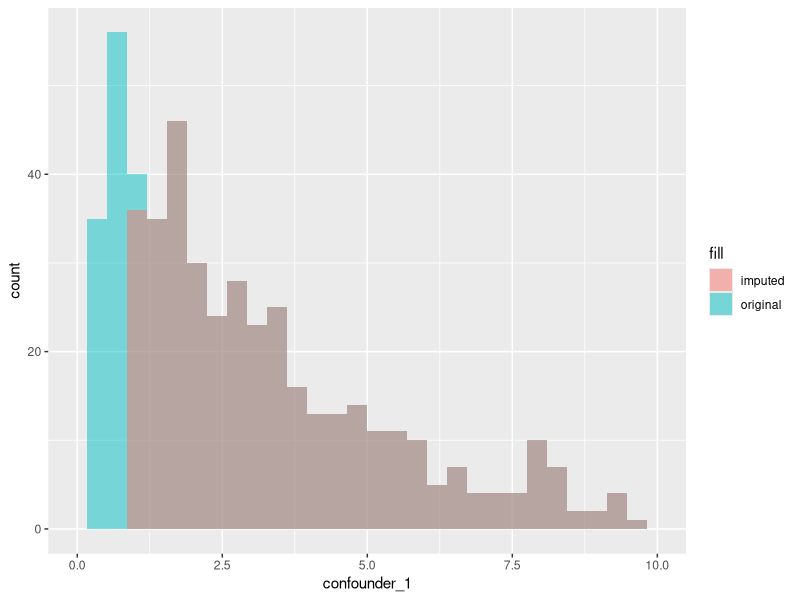
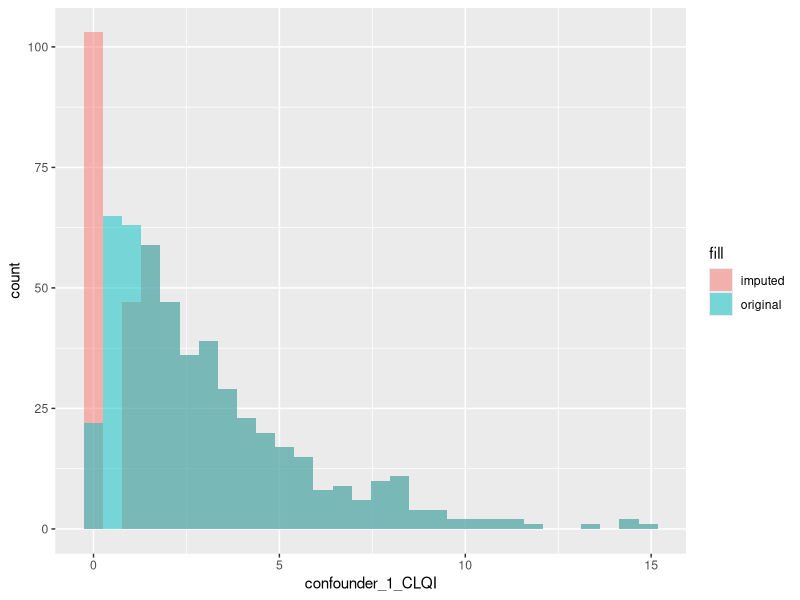

Recreate these plots in R, in order.
## ---- chunk 1
#necessary libraries
library(tidyverse)
library(quantreg)
library(MASS)
library(purrr)
## ---- chunk 2
#logit and expit functions for myself
logit <- function(prob) {
  value <- log(prob / (1 - prob))
  return(value)
}

expit <- function(prob) {
  value <- 1 / (1 + exp(-(prob)))
  return(value)
}

#now some other transformation functions
log_quant_transform <- function(value, min, max) {
  new_value <- log((value - min) / (max - value))
  
  if (is.nan(new_value)) {return(NA)} 
  else {return(new_value)}
}

inv_log_quant_transform <- function(value, min, max) {
  new_value <- (exp(value)*max + min) / (1+exp(value))
  return(new_value)
}
## ---- chunk 3
coefficient_generator <- function(tau, num_studies, 
                                  a_0 = logit(0.3), a_1 = log(1.1), 
                                  b_0 = logit(0.1), b_1 = log(1.5), b_2 = log(0.7), b_3 = log(1.2)) {
    
  #create which number study we have
  study_counts <- data.frame(id = 1:num_studies)
  
  study_counts <- study_counts |>
    mutate(study_num = paste("Study", id)) |>
    dplyr::select(study_num)
  
  #allow a_1 to vary
  alpha_coefficients <- rnorm(num_studies, a_1, tau)
  alpha_coefficients <- as.data.frame(alpha_coefficients) #make into data frame
  
      #renaming for better binding experience + adding a_0... not important here
      alpha_coefficients <- alpha_coefficients |> 
        mutate(a_0 = a_0) |>
        rename(a_1 = "alpha_coefficients") |>
        dplyr::select(a_0, a_1) #reordering
  
      
  #now doing the beta coefficients
  beta_vector <- c(b_1, b_2, b_3)
  
    #variance-covariance matrix
    matrix_size <- length(beta_vector)
    diag_mat <- matrix(0, matrix_size, matrix_size) 
    diag(diag_mat) <- 1 #make all the diagonals 1 for the identity matrix
    
    #lastly, we need to perform the calculation specified in section 3.1.4
    beta_matrix <- tau * diag_mat
    beta_coefficients <- mvrnorm(num_studies, beta_vector, beta_matrix)
    beta_coefficients <- as.data.frame(beta_coefficients)
    
      #renaming for better binding experience
      beta_coefficients <- beta_coefficients |> 
        mutate(b_0 = b_0) |>
        rename(b_1 = "V1", b_2 = "V2", b_3 = "V3") |>
        dplyr::select(b_0, b_1, b_2, b_3)
      
  #we need to set a LoD value for these studies that has slight variation
  LoD <- data.frame(LoD = round(runif(num_studies, min = 0.8, max = 1.2), 3))
  
  #lastly, we need a range of degrees of freedom for the confounder generation
  #there will be two just in case I want to use an F distribution
  deg_freedom <- data.frame(df_1 = round(runif(num_studies, min = 3, max = 7)),
                            df_2 = round(runif(num_studies, min = 3, max = 7)))
  
  #now combine these results
  coefficients <- cbind(study_counts, alpha_coefficients, beta_coefficients, LoD, deg_freedom)
  
  return(coefficients)
}

#coefficient_generator(tau = 0.01, num_studies = 30)
## ---- chunk 4
#this will be nested to make the list function cleaner to read
create_data <- function(sample_size, a_0, a_1, b_0, b_1, b_2, b_3, df_1, df_2) {
  
  #initialize everything
  n <- sample_size
  
  #step 1: Base Binary Predictor
  V <- rbinom(n, size = 1, prob = 0.4)
  
  #step 2: cnfounder with a skewed distribution... Biomarker missing
  C1 <- rchisq(n, df = df_1) 
  C2 <- rnorm(n, mean = 75, sd = 7) #another confounder with a normal distribution. not used right now
  
  #step 3: generating exposure variable based on confounders (probability)
  E <- expit(a_0 + a_1*C1)
  E_bin <- rbinom(n, size = 1, prob = E)
  
  #step 4: generating outcome based on confounders, exposure, and base binary predictor
  O <- expit(b_0 + b_1*E + b_2*V + b_3*C1)
  O_bin <- rbinom(n, size = 1, prob = O)
  
  #step 5: create dataset
  
  my_data <- data.frame(
    predictor = V,
    confounder_1 = C1,
    confounder_2 = C2,
    exposure = E_bin,
    outcome = O_bin
  )
  
  return(my_data)
} 
## ---- chunk 5
#recall all coefficients are stored in coefficient_generator funct
create_multiple_datasets <- function(study_coefficient_dataset, sample_size) {
  my_list <- list() #initialize empty list
  
  #pulling all values we need
  a_0_values <- study_coefficient_dataset |> dplyr::pull(a_0)
  a_1_values <- study_coefficient_dataset |> dplyr::pull(a_1)
  b_0_values <- study_coefficient_dataset |> dplyr::pull(b_0)
  b_1_values <- study_coefficient_dataset |> dplyr::pull(b_1)
  b_2_values <- study_coefficient_dataset |> dplyr::pull(b_2)
  b_3_values <- study_coefficient_dataset |> dplyr::pull(b_3)
  
  #also degrees of freedom
  df_1_values <- study_coefficient_dataset |> dplyr::pull(df_1)
  df_2_values <- study_coefficient_dataset |> dplyr::pull(df_2) #only if necessary
  
  for(i in 1:nrow(study_coefficient_dataset)) {
    #do the data generating mechanism
    a_0 <- a_0_values[i]
    a_1 <- a_1_values[i]
    b_0 <- b_0_values[i]
    b_1 <- b_1_values[i]
    b_2 <- b_2_values[i]
    b_3 <- b_3_values[i]
    
    #also the degrees of freedom
    df_1 <- df_1_values[i]
    df_2 <- df_2_values[i]
    
    #apply the data generating mechanism function from the values above
    my_data <- create_data(sample_size = sample_size, 
                           a_0 = a_0, a_1 = a_1, 
                           b_0 = b_0, b_1 = b_1, b_2 = b_2, b_3 = b_3,
                           df_1 = df_1, df_2 = df_2)
    
    
    #finally, add this dataset to our list
    my_list[[i]] <- my_data
  
  }
  
  #return the list
  return(my_list)
}
## ---- chunk 6
set.seed(605)

#don't forget to load the three functions necessary to make this work
my_coefficients_basic <- coefficient_generator(tau = 0.01, num_studies = 2)
my_studies_basic <- create_multiple_datasets(my_coefficients_basic, sample_size = 500)
## ---- chunk 7
#doesn't matter which study is the basis study
basis_study <- as.data.frame(my_studies_basic[1])
missing_study <- as.data.frame(my_studies_basic[2])

#get rid of the mess
rm(my_studies_basic)
## ---- chunk 8
#look at my_coefficients and see that randomly selected LoD is 0.912
missing_study <- missing_study |>
  mutate(confounder_1_missing = ifelse(confounder_1 >= 0.912, confounder_1, NA))

#count proportion of missingness here: 17.6%
prop_missing = sum(is.na(missing_study$confounder_1_missing)) / nrow(missing_study)
prop_missing
## ---- chunk 9
ggplot(missing_study) +
  geom_histogram(aes(x = confounder_1, fill = "original"), alpha = 0.5) +
  geom_histogram(aes(x = confounder_1_missing, fill = "imputed"), alpha = 0.5) + 
  xlim(0,10)
## ---- chunk 10
min = 0
max = ceiling(quantile(basis_study$confounder_1, prob = 0.99))

#the transformation of confounder 1
basis_study <- basis_study |>
  mutate(confounder_1_transformed = sapply(confounder_1, log_quant_transform, min, max))

#some NaN's are produced, but that is to be expected
## ---- chunk 11
#test with 1st quartile, median, and 3rd quartile: need to transform them back

#initiliaze empty data frame
coefficient_data <- data.frame()

for(i in seq(0.01:0.99, by=0.01)) {
  reg_coeff <- rq(confounder_1_transformed ~ exposure + predictor + outcome, data = basis_study, tau=i)
  
  new_data <- data.frame(
    b0 = reg_coeff$coefficients[1],
    b_exposure = reg_coeff$coefficients[2],
    b_predictor = reg_coeff$coefficients[3],
    b_outcome = reg_coeff$coefficients[4],
    quant = i
  )
  
  coefficient_data <- rbind(coefficient_data, new_data) #add to new iterations
}
## ---- chunk 12
#we already did this, so we're just going to clean up
rm(new_data)
rm(reg_coeff)

coefficient_data
## ---- chunk 13
#we had this code previously, but it's repeated here for clarification
prop_missing = sum(is.na(missing_study$confounder_1_missing)) / nrow(missing_study)
prop_missing = ceiling(prop_missing * 100)
prop_missing

#make this into a function for easy use?

find_prop_missing <- function(missing_data_study, LD) {
  prop_missing <- sum(is.na(missing_data_study[[LD]])) / nrow(missing_data_study)
  prop_missing <- ceiling(prop_missing * 100)
  
  return(prop_missing)
}

#should spit out 21... works!
find_prop_missing(missing_data_study = missing_study, LD = "confounder_1_missing")
## ---- chunk 14
uniform_values <- function(prop_missing) {
  u <- runif(1, min = 1, max = prop_missing) #aka from 0.01 to 0.99
  
  #all the values we need from the uniform
  floor_u <- floor(u)
  mod_u <- (u - floor(u))
  next_u <- ceiling(u)
  
  #now putting this into a vector
  my_u <- c(u, floor_u, mod_u, next_u)
  return(my_u)
}
## ---- chunk 15
#not entirely sure how i want to build this up
CLQI <- function(basis_coefficients, study_for_imputation, 
                 var_for_imputation, row_index) {
  
  #random draw from a uniform dist and extract important information
  u_vector <- uniform_values(prop_missing = prop_missing) 
  floor_quantile <- coefficient_data[u_vector[2], ] #floor
  ceiling_quantile <- coefficient_data[u_vector[4], ] #ceiling
  
  #need to calculate regression values... really messy don't look at this
  lower_quantile_value <- floor_quantile$b0 + (floor_quantile$b_predictor * missing_study[row_index,]$predictor) +
    (floor_quantile$b_exposure * missing_study[row_index,]$exposure) + (floor_quantile$b_outcome * missing_study[row_index,]$outcome)

  upper_quantile_value <- ceiling_quantile$b0 + (ceiling_quantile$b_predictor * missing_study[row_index,]$predictor) +
    (ceiling_quantile$b_exposure * missing_study[row_index,]$exposure) + (ceiling_quantile$b_outcome * missing_study[row_index,]$outcome)

  modulus <- u_vector[3]
  imputation_value_transformed <- ((1-modulus)*lower_quantile_value) + (modulus*upper_quantile_value)
  
  #lastly, untransform this value using the right min and max... organization is a headache
  min_imp <- 0
  missing_data_proportion <- find_prop_missing(missing_data_study = study_for_imputation, 
                                               LD = as.character(var_for_imputation)) / 100
  
  #THIS IS AN ISSUE CUS VARIABLE IS SPECIFIED HERE
  max_imp <- as.numeric(quantile(missing_study$confounder_1, missing_data_proportion))
  #then normal distribution to add random error... AHHHHHHH
  
  #remember min is 0 and prop_missing gives us the right quantile for calculating max from study_for_imputation
  imputed_value_regular <- inv_log_quant_transform(value = imputation_value_transformed, min = min_imp, max = max_imp)
  
  return(imputed_value_regular)
}
## ---- chunk 16
missing_study <- missing_study |>
  mutate(confounder_1_CLQI = ifelse(is.na(confounder_1_missing), 
                                    CLQI(basis_coefficients = coefficient_data,
                                         study_for_imputation = missing_study,
                                         var_for_imputation = "confounder_1_missing",
                                         row_index = seq_len(nrow(missing_study))), 
                                    confounder_1_missing))
## ---- chunk 17
#checking stuff here
ggplot(data=missing_study) +
  geom_histogram(aes(x = confounder_1_CLQI, fill = "imputed"), alpha = 0.5) + 
  geom_histogram(aes(x = confounder_1, fill = "original"), alpha = 0.5)
## ---- chunk 18
CLQI_MI <- function(num_iterations = 10) {
  #repeat this 10 times and save the desired parameters... use purrr?
  
}

#return a dataframe with all necessary information
## ---- chunk 19
#need a refresher, but should be easy
## ---- chunk 20

## ---- chunk 21
missing_study <- missing_study |>
  mutate(confounder_1_constant_imputed = ifelse(is.na(confounder_1_missing), sqrt(2), confounder_1_missing))
## ---- chunk 22

## ---- chunk 23
#bias example: take the aggregated b1 estimate, then subtract by the population b1 estimate to get bias value for one iteration
## ---- chunk 24
#MSE example: need the variance of the b1 estimate... figure this one out!
## ---- chunk 25
#coverage example: i have no clue !!!!!
